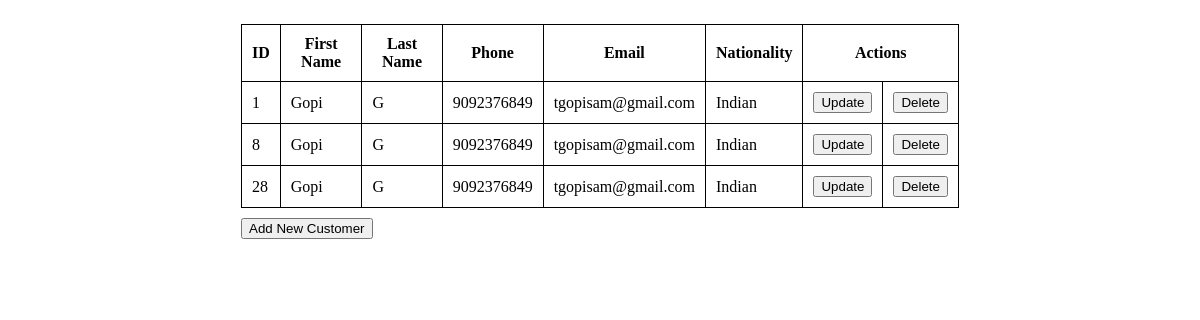
Page /ecommerce/views/ on the earlier database version.
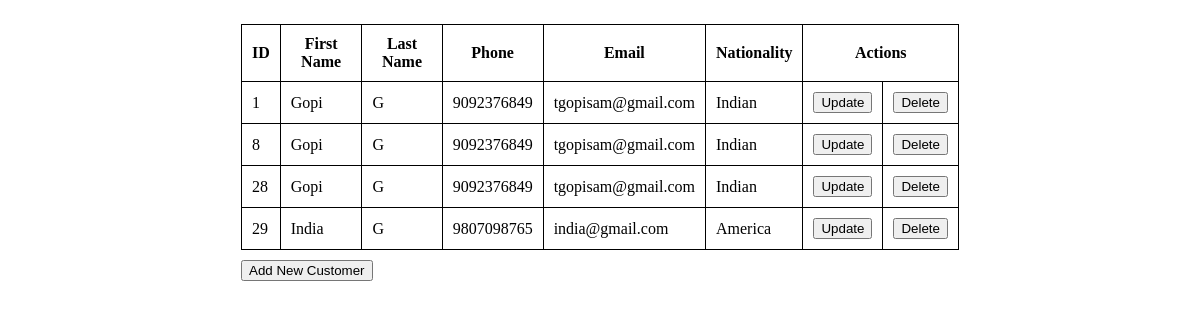
Same page on the later database version.
### ecommerce_app/models.py (models this page shows, shortened)
class Customer(models.Model):
    first_name = models.CharField(max_length=10)
    last_name = models.CharField(max_length=10)
    email = models.EmailField()
    phone = models.CharField(max_length=12)
    nationality = models.ForeignKey(Nationality,on_delete=models.CASCADE)

class Nationality(models.Model):
    country_name = models.CharField(max_length = 50)
    short_form = models.CharField(max_length = 10, default = "IND")
    def __str__(self) -> str:
        return f"{self.country_name}"

### ecommerce_app/views.py (the view)
# urls.py: path("views/",views.index),
def index(request):
    emp_all_details = Customer.objects.all()
    return render(request,"ecommerce_app/index.html",context={"emp_details":emp_all_details})

### templates/ecommerce_app/index.html (shortened to what this page needs)
<!DOCTYPE html>
<html>
    {% load static %}
    <head>
         <link rel="stylesheet" href = "{% static 'ecommerce_app/css/index.css' %}">
    </head>
    <body>
       <div class="main-container">
            <table >
                <thead>
                    <tr>
                        <th>ID</th>
                        <th>First Name</th>
                        <th>Last Name</th>
                        <th>Phone</th>
                        <th>Email</th>
                        <th>Nationality</th>
                        <th colspan="2">Actions</th>
                    </tr>
                </thead>
                <tbody>
                    {% for each_emp in emp_details %}
                        <tr>
                            <td>{{each_emp.id}}</td>
                            <td>{{each_emp.first_name}}</td>
                            <td>{{each_emp.last_name}}</td>
                            <td>{{each_emp.phone}}</td>
                            <td>{{each_emp.email}}</td>
                            <td>{{each_emp.nationality}}</td>
                            <td><a href="/ecommerce/update-customer/{{each_emp.id}}"><button>Update</button></a></td>
                            <td><a href="/ecommerce/delete-customer/{{each_emp.id}}"><button>Delete</button></a></td>
                        </tr>
                    {% endfor %}
                </tbody>
            </table>
            <a href="/ecommerce/customer-register/"><button type="button">Add New Customer</button></a>
       </div>
    </body>
</html>

### static/ecommerce_app/css/index.css (style rules this page uses)
table, th, td { border: 1px solid black; border-collapse: collapse; padding: 10px; }
table { margin-bottom: 10px; }
a,button { cursor: pointer; }
.main-container { margin: 0 auto; width: 718px; margin-top: 24px; }

Differences in the rows shown:
added Customer: id "29", first_name "India", last_name "G", phone "9807098765", email "india@gmail.com", nationality "America"
